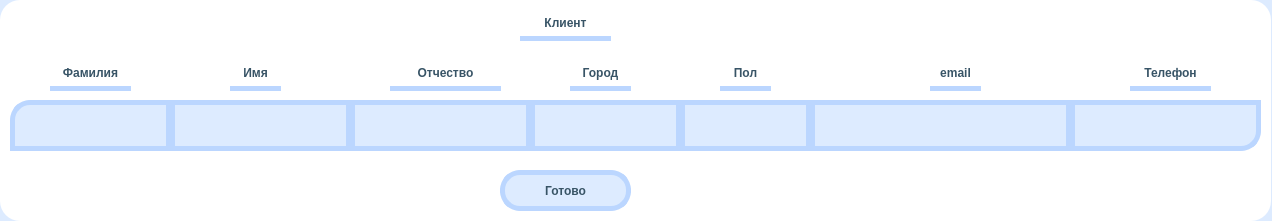
<?xml version="1.0" encoding="UTF-8"?>
<!-- Edit Client UI code for CRM application
Copyright(C) 2022 Plnguins

This program is free software : you can redistribute it and / or modify
it under the terms of the GNU Affero General Public License as published
by the Free Software Foundation, either version 3 of the License, or
(at your option) any later version.

This program is distributed in the hope that it will be useful,
but WITHOUT ANY WARRANTY; without even the implied warranty of
MERCHANTABILITY or FITNESS FOR A PARTICULAR PURPOSE.See the
GNU Affero General Public License for more details.

You should have received a copy of the GNU Affero General Public License
along with this program.If not, see < https:  // www.gnu.org/licenses/>. -->
<ui version="4.0">
 <class>editClient</class>
 <widget class="QWidget" name="editClient">
  <property name="geometry">
   <rect>
    <x>0</x>
    <y>0</y>
    <width>1272</width>
    <height>221</height>
   </rect>
  </property>
  <property name="windowTitle">
   <string>Клиент</string>
  </property>
  <widget class="QLineEdit" name="CityEnter">
   <property name="geometry">
    <rect>
     <x>530</x>
     <y>100</y>
     <width>151</width>
     <height>51</height>
    </rect>
   </property>
   <property name="styleSheet">
    <string notr="true">	font: 12pt &quot;Comfortaa&quot;;
	font: bold;
	color:  rgb(56, 84, 102);	
	background-color: rgb(221, 235, 255);
	border: 5px solid #BBD6FF ;
	border-radius:0px;</string>
   </property>
   <property name="alignment">
    <set>Qt::AlignCenter</set>
   </property>
  </widget>
  <widget class="QLineEdit" name="NameEnter">
   <property name="geometry">
    <rect>
     <x>170</x>
     <y>100</y>
     <width>181</width>
     <height>51</height>
    </rect>
   </property>
   <property name="styleSheet">
    <string notr="true">	font: 12pt &quot;Comfortaa&quot;;
	font: bold;
	color:  rgb(56, 84, 102);	
	background-color: rgb(221, 235, 255);
	border: 5px solid #BBD6FF ;
	border-radius:0px;</string>
   </property>
   <property name="alignment">
    <set>Qt::AlignCenter</set>
   </property>
  </widget>
  <widget class="QLineEdit" name="PatronymicEnter">
   <property name="geometry">
    <rect>
     <x>350</x>
     <y>100</y>
     <width>181</width>
     <height>51</height>
    </rect>
   </property>
   <property name="styleSheet">
    <string notr="true">	font: 12pt &quot;Comfortaa&quot;;
	font: bold;
	color:  rgb(56, 84, 102);	
	background-color: rgb(221, 235, 255);
	border: 5px solid #BBD6FF ;
	border-radius:0px;</string>
   </property>
   <property name="alignment">
    <set>Qt::AlignCenter</set>
   </property>
  </widget>
  <widget class="QLabel" name="BackgroundRounded">
   <property name="geometry">
    <rect>
     <x>0</x>
     <y>0</y>
     <width>1271</width>
     <height>221</height>
    </rect>
   </property>
   <property name="styleSheet">
    <string notr="true">background-color :rgb(255, 255, 255);
border-radius: 20px;</string>
   </property>
   <property name="text">
    <string/>
   </property>
  </widget>
  <widget class="QLabel" name="Patronymic">
   <property name="geometry">
    <rect>
     <x>390</x>
     <y>60</y>
     <width>111</width>
     <height>31</height>
    </rect>
   </property>
   <property name="styleSheet">
    <string notr="true">	font: 12pt &quot;Comfortaa&quot;;
	font: bold;
	color:  rgb(56, 84, 102);
	border: 5px solid #BBD6FF ;
	border-top: transparent;
	border-left: transparent;
	border-right: transparent;</string>
   </property>
   <property name="text">
    <string>Отчество</string>
   </property>
   <property name="alignment">
    <set>Qt::AlignCenter</set>
   </property>
  </widget>
  <widget class="QLineEdit" name="EmailEnter">
   <property name="geometry">
    <rect>
     <x>810</x>
     <y>100</y>
     <width>261</width>
     <height>51</height>
    </rect>
   </property>
   <property name="styleSheet">
    <string notr="true">	font: 12pt &quot;Comfortaa&quot;;
	font: bold;
	color:  rgb(56, 84, 102);	
	background-color: rgb(221, 235, 255);
	border: 5px solid #BBD6FF ;
	border-radius:0px;</string>
   </property>
   <property name="alignment">
    <set>Qt::AlignCenter</set>
   </property>
  </widget>
  <widget class="QLineEdit" name="PhoneNumberEnter">
   <property name="geometry">
    <rect>
     <x>1070</x>
     <y>100</y>
     <width>191</width>
     <height>51</height>
    </rect>
   </property>
   <property name="styleSheet">
    <string notr="true">	font: 12pt &quot;Comfortaa&quot;;
	font: bold;
	color:  rgb(56, 84, 102);	
	background-color: rgb(221, 235, 255);
	border: 5px solid #BBD6FF ;
	border-top-left-radius: 0px;
	border-top-right-radius:0px;
	border-bottom-left-radius:0px;
	border-bottom-right-radius:20px;</string>
   </property>
   <property name="alignment">
    <set>Qt::AlignCenter</set>
   </property>
  </widget>
  <widget class="QLabel" name="Sex">
   <property name="geometry">
    <rect>
     <x>720</x>
     <y>60</y>
     <width>51</width>
     <height>31</height>
    </rect>
   </property>
   <property name="styleSheet">
    <string notr="true">	font: 12pt &quot;Comfortaa&quot;;
	font: bold;
	color:  rgb(56, 84, 102);
	border: 5px solid #BBD6FF ;
	border-top: transparent;
	border-left: transparent;
	border-right: transparent;</string>
   </property>
   <property name="text">
    <string>Пол</string>
   </property>
   <property name="alignment">
    <set>Qt::AlignCenter</set>
   </property>
  </widget>
  <widget class="QLineEdit" name="SurnameEnter">
   <property name="geometry">
    <rect>
     <x>10</x>
     <y>100</y>
     <width>161</width>
     <height>51</height>
    </rect>
   </property>
   <property name="styleSheet">
    <string notr="true">	font: 12pt &quot;Comfortaa&quot;;
	font: bold;
	color:  rgb(56, 84, 102);	
	background-color: rgb(221, 235, 255);
	border: 5px solid #BBD6FF ;
	border-top-left-radius: 20px;
	border-top-right-radius:0px;
	border-bottom-left-radius:0px;
	border-bottom-right-radius:0px;
	</string>
   </property>
   <property name="text">
    <string/>
   </property>
   <property name="alignment">
    <set>Qt::AlignCenter</set>
   </property>
  </widget>
  <widget class="QLabel" name="Surname">
   <property name="geometry">
    <rect>
     <x>50</x>
     <y>60</y>
     <width>81</width>
     <height>31</height>
    </rect>
   </property>
   <property name="styleSheet">
    <string notr="true">	font: 12pt &quot;Comfortaa&quot;;
	font: bold;
	color:  rgb(56, 84, 102);
	border: 5px solid #BBD6FF ;
	border-top: transparent;
	border-left: transparent;
	border-right: transparent;</string>
   </property>
   <property name="text">
    <string>Фамилия</string>
   </property>
   <property name="alignment">
    <set>Qt::AlignCenter</set>
   </property>
  </widget>
  <widget class="QPushButton" name="Apply">
   <property name="geometry">
    <rect>
     <x>500</x>
     <y>170</y>
     <width>131</width>
     <height>41</height>
    </rect>
   </property>
   <property name="styleSheet">
    <string notr="true">QPushButton#Apply:!pressed {
    font: 12pt &quot;Comfortaa&quot;;
	font: bold;
	color:  rgb(56, 84, 102);	
	background-color: rgb(221, 235, 255);
	border: 5px solid #BBD6FF ;
	border-radius:20px;
 }

QPushButton#Apple {
    font: 12pt &quot;Comfortaa&quot;;
	font: bold;
	color:  rgb(56, 84, 102);	
	background-color: rgb(221, 235, 255);
	border: 5px solid #BBD6FF ;
	border-radius:20px;;
 }

QPushButton#Apply:hover {
    font: 12pt &quot;Comfortaa&quot;;
	font: bold;
	color:  rgb(56, 84, 102);	
	background-color: rgb(165, 199, 250);
	border: 5px solid #75ACFF;
	border-radius:20px;
 }


QPushButton#Apply:pressed {
    font: 12pt &quot;Comfortaa&quot;;
	font: bold;
	color:  rgb(56, 84, 102);	
	background-color: rgb(165, 199, 250);
	border: 5px solid #75ACFF;
	border-radius:20px;
 }</string>
   </property>
   <property name="text">
    <string>Готово</string>
   </property>
  </widget>
  <widget class="QLabel" name="City">
   <property name="geometry">
    <rect>
     <x>570</x>
     <y>60</y>
     <width>61</width>
     <height>31</height>
    </rect>
   </property>
   <property name="styleSheet">
    <string notr="true">	font: 12pt &quot;Comfortaa&quot;;
	font: bold;
	color:  rgb(56, 84, 102);
	border: 5px solid #BBD6FF ;
	border-top: transparent;
	border-left: transparent;
	border-right: transparent;</string>
   </property>
   <property name="text">
    <string>Город</string>
   </property>
   <property name="alignment">
    <set>Qt::AlignCenter</set>
   </property>
  </widget>
  <widget class="QLabel" name="tableName">
   <property name="geometry">
    <rect>
     <x>520</x>
     <y>10</y>
     <width>91</width>
     <height>31</height>
    </rect>
   </property>
   <property name="styleSheet">
    <string notr="true">	font: 12pt &quot;Comfortaa&quot;;
	font: bold;
	color:  rgb(56, 84, 102);
	border: 5px solid #BBD6FF ;
	border-top: transparent;
	border-left: transparent;
	border-right: transparent;</string>
   </property>
   <property name="text">
    <string>Клиент</string>
   </property>
   <property name="alignment">
    <set>Qt::AlignCenter</set>
   </property>
  </widget>
  <widget class="QLabel" name="Name">
   <property name="geometry">
    <rect>
     <x>230</x>
     <y>60</y>
     <width>51</width>
     <height>31</height>
    </rect>
   </property>
   <property name="styleSheet">
    <string notr="true">	font: 12pt &quot;Comfortaa&quot;;
	font: bold;
	color:  rgb(56, 84, 102);
	border: 5px solid #BBD6FF ;
	border-top: transparent;
	border-left: transparent;
	border-right: transparent;</string>
   </property>
   <property name="text">
    <string>Имя</string>
   </property>
   <property name="alignment">
    <set>Qt::AlignCenter</set>
   </property>
  </widget>
  <widget class="QLabel" name="Email">
   <property name="geometry">
    <rect>
     <x>930</x>
     <y>60</y>
     <width>51</width>
     <height>31</height>
    </rect>
   </property>
   <property name="styleSheet">
    <string notr="true">	font: 12pt &quot;Comfortaa&quot;;
	font: bold;
	color:  rgb(56, 84, 102);
	border: 5px solid #BBD6FF ;
	border-top: transparent;
	border-left: transparent;
	border-right: transparent;</string>
   </property>
   <property name="text">
    <string>email</string>
   </property>
   <property name="alignment">
    <set>Qt::AlignCenter</set>
   </property>
  </widget>
  <widget class="QLabel" name="Background">
   <property name="geometry">
    <rect>
     <x>0</x>
     <y>0</y>
     <width>1551</width>
     <height>311</height>
    </rect>
   </property>
   <property name="styleSheet">
    <string notr="true">background-color:rgb(221, 235, 255);</string>
   </property>
   <property name="text">
    <string/>
   </property>
  </widget>
  <widget class="QLabel" name="PhoneNumber">
   <property name="geometry">
    <rect>
     <x>1130</x>
     <y>60</y>
     <width>81</width>
     <height>31</height>
    </rect>
   </property>
   <property name="styleSheet">
    <string notr="true">	font: 12pt &quot;Comfortaa&quot;;
	font: bold;
	color:  rgb(56, 84, 102);
	border: 5px solid #BBD6FF ;
	border-top: transparent;
	border-left: transparent;
	border-right: transparent;</string>
   </property>
   <property name="text">
    <string>Телефон</string>
   </property>
   <property name="alignment">
    <set>Qt::AlignCenter</set>
   </property>
  </widget>
  <widget class="QLineEdit" name="SexEnter">
   <property name="geometry">
    <rect>
     <x>680</x>
     <y>100</y>
     <width>131</width>
     <height>51</height>
    </rect>
   </property>
   <property name="styleSheet">
    <string notr="true">	font: 12pt &quot;Comfortaa&quot;;
	font: bold;
	color:  rgb(56, 84, 102);	
	background-color: rgb(221, 235, 255);
	border: 5px solid #BBD6FF ;
	border-radius:0px;</string>
   </property>
   <property name="alignment">
    <set>Qt::AlignCenter</set>
   </property>
  </widget>
  <zorder>Background</zorder>
  <zorder>BackgroundRounded</zorder>
  <zorder>CityEnter</zorder>
  <zorder>Patronymic</zorder>
  <zorder>Surname</zorder>
  <zorder>Name</zorder>
  <zorder>PhoneNumber</zorder>
  <zorder>tableName</zorder>
  <zorder>Sex</zorder>
  <zorder>Email</zorder>
  <zorder>City</zorder>
  <zorder>PhoneNumberEnter</zorder>
  <zorder>EmailEnter</zorder>
  <zorder>PatronymicEnter</zorder>
  <zorder>NameEnter</zorder>
  <zorder>Apply</zorder>
  <zorder>SurnameEnter</zorder>
  <zorder>SexEnter</zorder>
 </widget>
 <tabstops>
  <tabstop>SurnameEnter</tabstop>
  <tabstop>NameEnter</tabstop>
  <tabstop>PatronymicEnter</tabstop>
  <tabstop>CityEnter</tabstop>
  <tabstop>SexEnter</tabstop>
  <tabstop>EmailEnter</tabstop>
  <tabstop>PhoneNumberEnter</tabstop>
  <tabstop>Apply</tabstop>
 </tabstops>
 <resources/>
 <connections/>
</ui>
